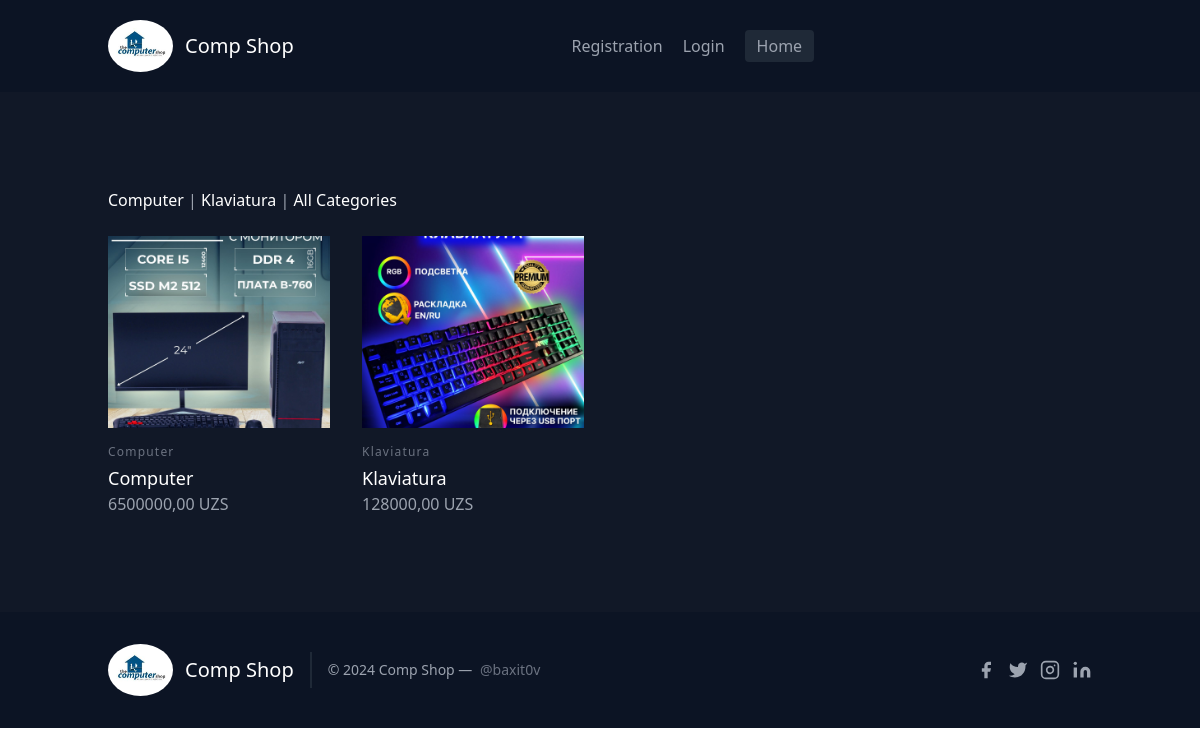
The page / on the database its author committed.
### shop/models.py (models this page shows, shortened)
class Category(models.Model):
    category_name = models.CharField(max_length=250,verbose_name='Название категории: ')
    slug = models.SlugField(verbose_name='Слэг категории: ',max_length=255,)
    class Meta:
        verbose_name = 'Категория'
        verbose_name_plural = 'Категории'

class PC(models.Model):
    category = models.ForeignKey(Category,on_delete=models.CASCADE)
    name = models.CharField(max_length=255,verbose_name='Товар:')
    price = models.DecimalField(max_digits=10,decimal_places=2,verbose_name='Цена: ')
    description = models.TextField(verbose_name='Описание: ')
    image1 = models.ImageField(upload_to='media',verbose_name='1 картинка товара: ')
    image2 = models.ImageField(upload_to='media',blank=True, null=True,verbose_name='2 картинка товара: ')
    image3 = models.ImageField(upload_to='media',blank=True, null=True,verbose_name='3 картинка товара: ')
    class Meta:
        verbose_name = 'Tovar'
        verbose_name_plural = 'Tovarlar'

### shop/views.py (the view)
# urls.py: path('',homepage,name='home'),
def homepage(request, category_slug=None):
    tovarlar = models.PC.objects.all()
    category = None
    categories = models.Category.objects.all()
    products = models.PC.objects.all()
    if category_slug:
        category = get_object_or_404(models.Category, slug=category_slug)
        products = products.filter(category=category)
    return render(request, 'home.html',
                  {
                      'category': category,
                      'categories': categories,
                      'products': products,
                      'tovarlar':tovarlar
                  })

### templates/home.html (shortened to what this page needs)
{% extends 'base.html' %}
{% block content %}
<section class="text-gray-400 bg-gray-900 body-font">
  <div class="container px-5 py-24 mx-auto">
      <div class="mb-6">
          {% for category in categories %}
              <a href="{% url 'home' category.slug %}" class="text-white hover:underline">
                  {{ category.category_name }}
              </a>
              {% if not forloop.last %}
                  |
              {% endif %}
          {% endfor %}
                  | <a href="{% url 'home' %}" class="text-white hover:underline">All Categories</a>
      </div>
      <div class="flex flex-wrap -m-4">
          {% for product in products %}
              <div class="lg:w-1/4 md:w-1/2 p-4 w-full">
                  <a href="{% url 'detail' product.id %}">
                      <img alt="ecommerce" class="lg:h-48 md:h-36 w-full object-cover object-center" src="{{ product.image1.url }}">
                  </a>
                  <div class="mt-4">
                      <h3 class="text-gray-500 text-xs tracking-widest title-font mb-1">{{ product.category.category_name }}</h3>
                      <a href="{% url 'detail' product.id %}" class="text-white title-font text-lg font-medium">{{ product.name }}</a>
                      <a href="{% url 'detail' product.id %}" class="mt-1">{{ product.price }} UZS</a>
                  </div>
              </div>
          {% empty %}
              <p class="text-white">Нет товаров в этой категории.</p>
          {% endfor %}
      </div>
  </div>
</section>
{% endblock %}

### templates/base.html (shortened to what this page needs)
{% load static %}
<!DOCTYPE html>
<html lang="en">
<head>
    <script src="https://cdn.tailwindcss.com"></script>
</head>
<body>
    <header class="text-gray-400 bg-gray-900 body-font" style="background-color: #0c1424;">
        <div class="container mx-auto flex flex-wrap p-5 flex-col md:flex-row items-center">
          <a class="flex title-font font-medium items-center text-white mb-4 md:mb-0">
            <img src="{% static 'images/jh.jpg' %}" alt="error" style="border-radius: 50%;width: 65px;">
            <span class="ml-3 text-xl">Comp Shop</span>
          </a>
          {% if user.is_authenticated %}
          <nav class="md:ml-auto md:mr-auto flex flex-wrap items-center text-base justify-center">
            <div class="mr-5 hover:text-white"></div>
            <svg fill="none" stroke="currentColor" stroke-linecap="round" stroke-linejoin="round" stroke-width="2" class="w-5 h-5 mr-3" viewBox="0 0 24 24">
              <path d="M20 21v-2a4 4 0 00-4-4H8a4 4 0 00-4 4v2"></path>
              <circle cx="12" cy="7" r="4"></circle>
            </svg>User: {{user.username}}
            <div class="mr-5 hover:text-white"></div>
            <a href="{% url 'logout' %}" class="mr-5 hover:text-white">Logout</a>
            </button></a>
            <a href="{% url 'home' %}"><button class="inline-flex items-center bg-gray-800 border-0 py-1 px-3 focus:outline-none hover:bg-gray-700 rounded text-base mt-4 md:mt-0">Home
          </button></a>
        </div>
          {% else %}
          <nav class="md:ml-auto md:mr-auto flex flex-wrap items-center text-base justify-center">
            <a href="{% url 'reg' %}" class="mr-5 hover:text-white">Registration</a>
            <a href="{% url 'login' %}" class="mr-5 hover:text-white">Login</a>
          <a href="{% url 'home' %}"><button class="inline-flex items-center bg-gray-800 border-0 py-1 px-3 focus:outline-none hover:bg-gray-700 rounded text-base mt-4 md:mt-0">Home
          </button></a>
        </div>
        {% endif %}
      </header>
      {% block content %}
      {% endblock %}
      <footer>
        <footer class="text-gray-400 bg-gray-900 body-font" style="background-color: #0c1424;">
            <div class="container px-5 py-8 mx-auto flex items-center sm:flex-row flex-col">
              <a class="flex title-font font-medium items-center md:justify-start justify-center text-white">
                <img src="{% static 'images/jh.jpg' %}" alt="error" style="border-radius: 50%;width: 65px;">
                <span class="ml-3 text-xl">Comp Shop</span>
              </a>
              <p class="text-sm text-gray-400 sm:ml-4 sm:pl-4 sm:border-l-2 sm:border-gray-800 sm:py-2 sm:mt-0 mt-4">© 2024 Comp Shop —
                <a href="https://t.me/baxit0v" class="text-gray-500 ml-1" target="_blank" rel="noopener noreferrer">@baxit0v</a>
              </p>
              <span class="inline-flex sm:ml-auto sm:mt-0 mt-4 justify-center sm:justify-start">
                <a class="text-gray-400">
                  <svg fill="currentColor" stroke-linecap="round" stroke-linejoin="round" stroke-width="2" class="w-5 h-5" viewBox="0 0 24 24">
                    <path d="M18 2h-3a5 5 0 00-5 5v3H7v4h3v8h4v-8h3l1-4h-4V7a1 1 0 011-1h3z"></path>
                  </svg>
                </a>
                <a class="ml-3 text-gray-400">
                  <svg fill="currentColor" stroke-linecap="round" stroke-linejoin="round" stroke-width="2" class="w-5 h-5" viewBox="0 0 24 24">
                    <path d="M23 3a10.9 10.9 0 01-3.14 1.53 4.48 4.48 0 00-7.86 3v1A10.66 10.66 0 013 4s-4 9 5 13a11.64 11.64 0 01-7 2c9 5 20 0 20-11.5a4.5 4.5 0 00-.08-.83A7.72 7.72 0 0023 3z"></path>
                  </svg>
                </a>
                <a class="ml-3 text-gray-400">
                  <svg fill="none" stroke="currentColor" stroke-linecap="round" stroke-linejoin="round" stroke-width="2" class="w-5 h-5" viewBox="0 0 24 24">
                    <rect width="20" height="20" x="2" y="2" rx="5" ry="5"></rect>
                    <path d="M16 11.37A4 4 0 1112.63 8 4 4 0 0116 11.37zm1.5-4.87h.01"></path>
                  </svg>
                </a>
                <a class="ml-3 text-gray-400">
                  <svg fill="currentColor" stroke="currentColor" stroke-linecap="round" stroke-linejoin="round" stroke-width="0" class="w-5 h-5" viewBox="0 0 24 24">
                    <path stroke="none" d="M16 8a6 6 0 016 6v7h-4v-7a2 2 0 00-2-2 2 2 0 00-2 2v7h-4v-7a6 6 0 016-6zM2 9h4v12H2z"></path>
                    <circle cx="4" cy="4" r="2" stroke="none"></circle>
                  </svg>
                </a>
              </span>
            </div>
          </footer>
      </footer>
</body>
</html>

### rows shown on the page
Category: category_name "Computer"
Category: category_name "Klaviatura"
PC: image1 (picture), category.category_name "Computer", name "Computer", price "6500000,00"
PC: image1 (picture), category.category_name "Klaviatura", name "Klaviatura", price "128000,00"
